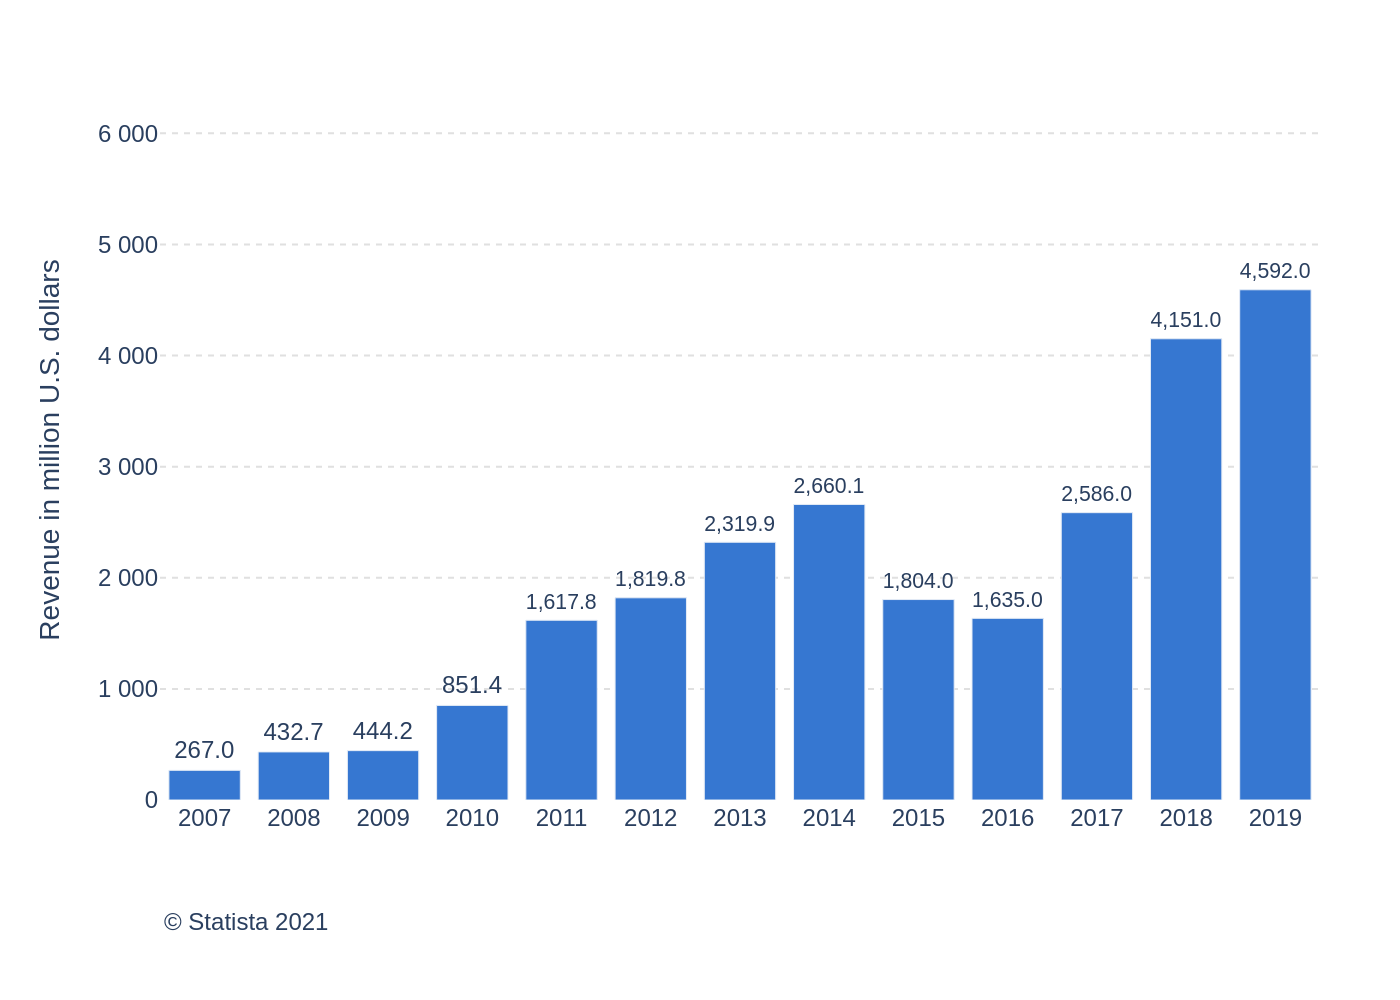

This figure's Python source:
import sys
import json
import plotly.graph_objects as go
import os

if len(sys.argv) != 2:
    print("Usage: python <script_name>.py <json_file_path>")
    sys.exit(1)

json_path = sys.argv[1]

try:
    with open(json_path, 'r', encoding='utf-8') as f:
        chart_info = json.load(f)
except FileNotFoundError:
    print(f"Error: JSON file not found at {json_path}")
    sys.exit(1)
except json.JSONDecodeError:
    print(f"Error: Could not decode JSON from {json_path}")
    sys.exit(1)

chart_data = chart_info.get('chart_data', [])
texts = chart_info.get('texts', {})
colors = chart_info.get('colors', [])

categories = [item['category'] for item in chart_data]
values = [item['value'] for item in chart_data]

fig = go.Figure()

fig.add_trace(go.Bar(
    x=categories,
    y=values,
    text=values,
    textposition='outside',
    marker_color=colors[0] if colors else None,
    cliponaxis=False,
    texttemplate='%{y:,.1f}'.replace('.0', '')
))

title_text = texts.get('title')
if title_text:
    subtitle_text = texts.get('subtitle')
    if subtitle_text:
        title_text = f"<b>{title_text}</b><br>{subtitle_text}"

fig.update_layout(
    title_text=title_text,
    xaxis_title_text=texts.get('x_axis_title'),
    yaxis_title_text=texts.get('y_axis_title'),
    font=dict(family="Arial", size=12),
    plot_bgcolor='white',
    showlegend=False,
    yaxis=dict(
        range=[0, 6300],
        tickvals=[0, 1000, 2000, 3000, 4000, 5000, 6000],
        ticktext=['0', '1 000', '2 000', '3 000', '4 000', '5 000', '6 000'],
        showgrid=True,
        gridcolor='#e0e0e0',
        griddash='dot',
        zeroline=False
    ),
    xaxis=dict(
        showgrid=False,
        tickfont=dict(size=12)
    ),
    margin=dict(l=80, r=40, t=50, b=100)
)

source_text = texts.get('source')
if source_text:
    fig.add_annotation(
        text=source_text,
        align='left',
        showarrow=False,
        xref='paper',
        yref='paper',
        x=0,
        y=-0.15,
        xanchor='left',
        yanchor='top'
    )

base_filename = os.path.splitext(os.path.basename(json_path))[0]
output_filename = f"{base_filename}.png"

fig.write_image(output_filename, scale=2)

print(f"Chart saved to {output_filename}")
